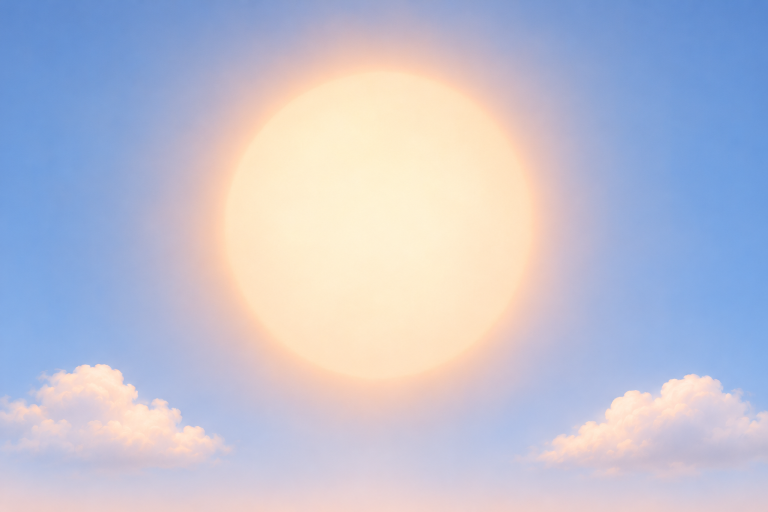
#> input picture sources/art/s17-sky/sc01-door-sun-v1.png, 1536 x 1024 px (shown at 1/2 size)
$ python -i post-cut.py   (imports and definitions only)
#> lines starting #> are read from the running program, lines starting #| are printed output that depends on the picture
"""The two kinds of file artcut.py's `background` job cannot make for pack s17-sky (run straight after the cut; the cut
spec build/tools/art/specs/s17-sky.cut.json names this script):

  1. door-sun.webp: the sun card, SC01 cover-cropped to 4:3 about its centre and stored at 960x720 (today's card is 640x480
     at assets/day/s12/door-sun.webp; 1.5x of that for sharp phones, never past the source). door-sun-full.webp (the
     cutter's 3:2 copy) is dropped once this exists: the card covers by CSS, and one file is enough.
  2. sky-sunny-tile.webp and sky-night-tile.webp: the door's sunny sky is also the farm photo game's sky, laid side by
     side (data/farm/photo.json, tile 3200); the night sky was asked for with joining edges too. The anchor's own edges
     differ by 12 RGB on average (the sun's haze sits on the right edge), so a copy is cross-faded 64 px with
     artlib.make_tileable (the last 64 columns blended into the first 64 and dropped: 1472x1024, seamless by
     construction). The full 1536-wide file stays for the door; a wiring sprint points photo.json at the -tile copy.

Both are recorded in assets/backgrounds/s17-sky/cut-data.json under "props" beside the cutter's own entries.
Usage, from the repo root:  python3 sources/art/s17-sky/post-cut.py
A request for a future tool change (in the landing report): `background` jobs that take a cover crop ("aspect") and a
"tile" option, so this script is not needed."""
import json, os, sys
from PIL import Image

HERE = os.path.dirname(os.path.abspath(__file__))
REPO = os.path.dirname(os.path.dirname(os.path.dirname(HERE)))
sys.path.insert(0, os.path.join(REPO, "build", "tools", "art"))
import artlib as L  # noqa: E402

SRC = HERE
OUT = os.path.join(REPO, "assets", "backgrounds", "s17-sky")
DATA = os.path.join(OUT, "cut-data.json")
Q = 86


def rel(p):
    return os.path.relpath(p, OUT).replace(os.sep, "/")


def sun_card(src, out, size=(960, 720)):
#> called with src = 'sc01-door-sun-v1.png', out = 'out.png', size = (960, 720)
    im = Image.open(os.path.join(SRC, src)).convert("RGB")
#> im is the input picture: PIL image 1536x1024 RGB; mean R, G, B 190.4, 191.9, 209.7
    W, H = im.size
#> W = 1536; H = 1024
    tw, th = size
    bw = round(H * tw / th)  # the 4:3 band of the 3:2 picture, full height, centred
#> bw = 1365
    ox = (W - bw) // 2
#> ox = 85
    card = im.crop((ox, 0, ox + bw, H)).resize((tw, th), Image.LANCZOS)
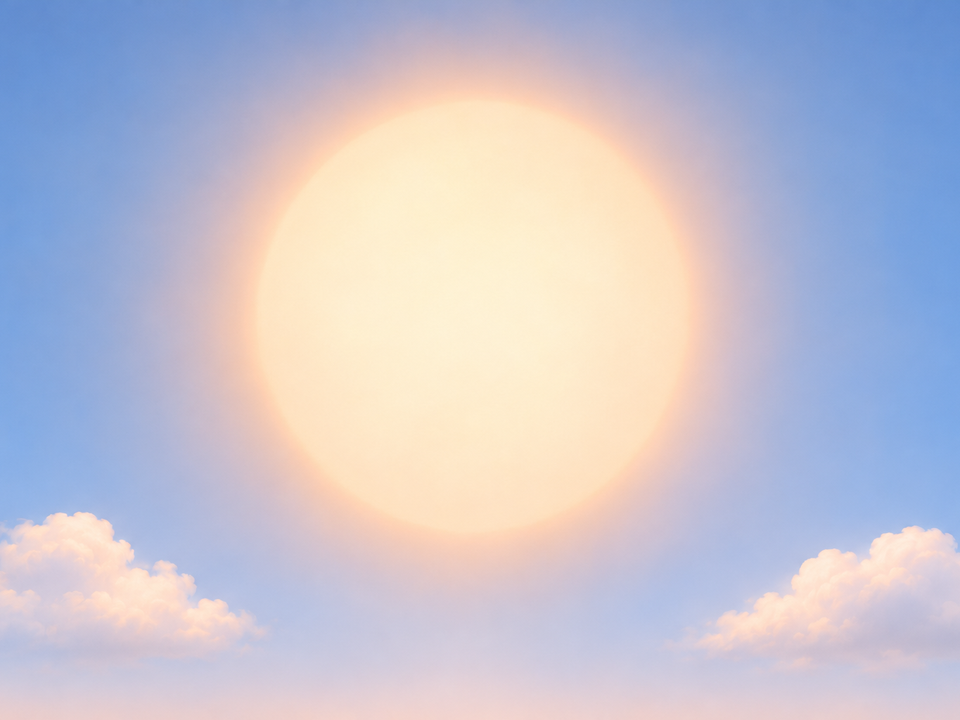
#> card: PIL image 960x720 RGB; mean R, G, B 196.9, 194.6, 208.3
    card.save(out, quality=Q, method=6)
    print("door-sun: %dx%d from columns %d..%d of %s (4:3 about the centre)" % (tw, th, ox, ox + bw, src))
#| door-sun: 960x720 from columns 85..1450 of sc01-door-sun-v1.png (4:3 about the centre)
    return {"file": rel(out), "size": [tw, th], "crop_x": ox, "src_band": [bw, H], "src": src}


def tile(src, out, ov=64):
    im = Image.open(os.path.join(SRC, src)).convert("RGB")
    before = L.seam_ratio(im)
    tl = L.make_tileable(im, ov).convert("RGB")
    tl.save(out, quality=Q, method=6)
    after = L.seam_ratio(tl)
    print("%s: seam ratio %.2f as drawn (%s), %.2f in the cross-faded -tile copy, %dx%d" % (os.path.basename(out), before, "seamless" if before <= 1.6 else "SEAM", after, tl.width, tl.height))
    return {"file": rel(out), "w": tl.width, "h": tl.height, "seam_before": round(before, 2), "seam_after": round(after, 2), "overlap": ov, "src": src}


def main():
    data = json.load(open(DATA))
    props = data.setdefault("props", {})
    props["door-sun"] = sun_card("sc01-door-sun-v1.png", os.path.join(OUT, "door-sun.webp"))
    full = os.path.join(OUT, "door-sun-full.webp")
    if os.path.exists(full):
        os.remove(full)
        props.pop("door-sun-full", None)
        print("door-sun-full.webp dropped (the 4:3 card is the one file)")
    props["sky-sunny-tile"] = tile("sd01-sky-day-sunny-v1.png", os.path.join(OUT, "sky-sunny-tile.webp"))
    props["sky-night-tile"] = tile("sn01-sky-night-v1.png", os.path.join(OUT, "sky-night-tile.webp"))
    data["_post"] = "door-sun (4:3 card) and the two -tile copies by sources/art/s17-sky/post-cut.py"
    with open(DATA, "w") as f:
        json.dump(data, f, indent=1, ensure_ascii=False)
        f.write("\n")
    return 0


# [2 lines not run here, left out]

>>> result = sun_card('sc01-door-sun-v1.png', 'out.png')

$ run again, on sources/art/s17-sky/sb01-sky-day-wide-v1.png
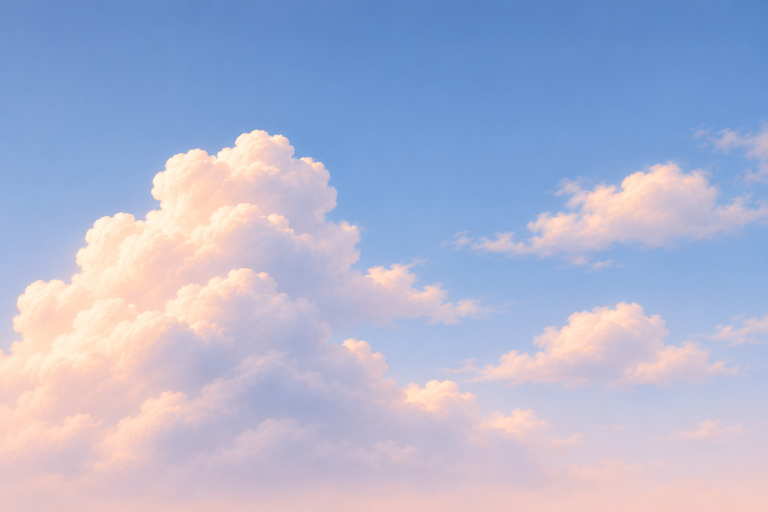
#> input picture sources/art/s17-sky/sb01-sky-day-wide-v1.png, 1536 x 1024 px (shown at 1/2 size)
#> in sun_card, im is the input picture: PIL image 1536x1024 RGB; mean R, G, B 172.7, 180.4, 209.2
#> in sun_card, `card = im.crop((ox, 0, ox + bw, H)).resize((tw, th), Image.LANCZOS)`:
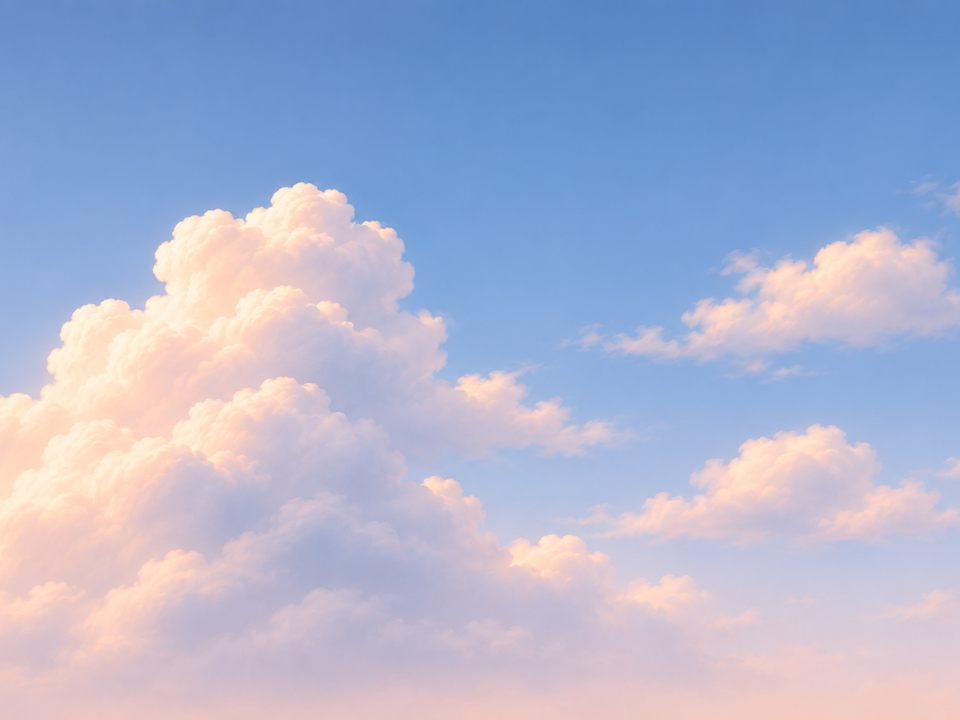
#> card: PIL image 960x720 RGB; mean R, G, B 172.9, 180.3, 208.9
#| door-sun: 960x720 from columns 85..1450 of sb01-sky-day-wide-v1.png (4:3 about the centre)

$ run again, on sources/art/s17-sky/sb02-sky-golden-wide-v1.png
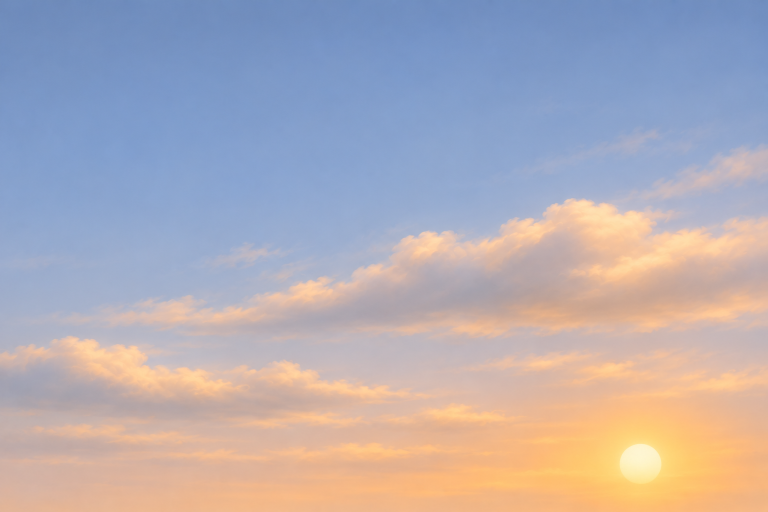
#> input picture sources/art/s17-sky/sb02-sky-golden-wide-v1.png, 1536 x 1024 px (shown at 1/2 size)
#> in sun_card, im is the input picture: PIL image 1536x1024 RGB; mean R, G, B 178.6, 172.4, 180.3
#> in sun_card, `card = im.crop((ox, 0, ox + bw, H)).resize((tw, th), Image.LANCZOS)`:
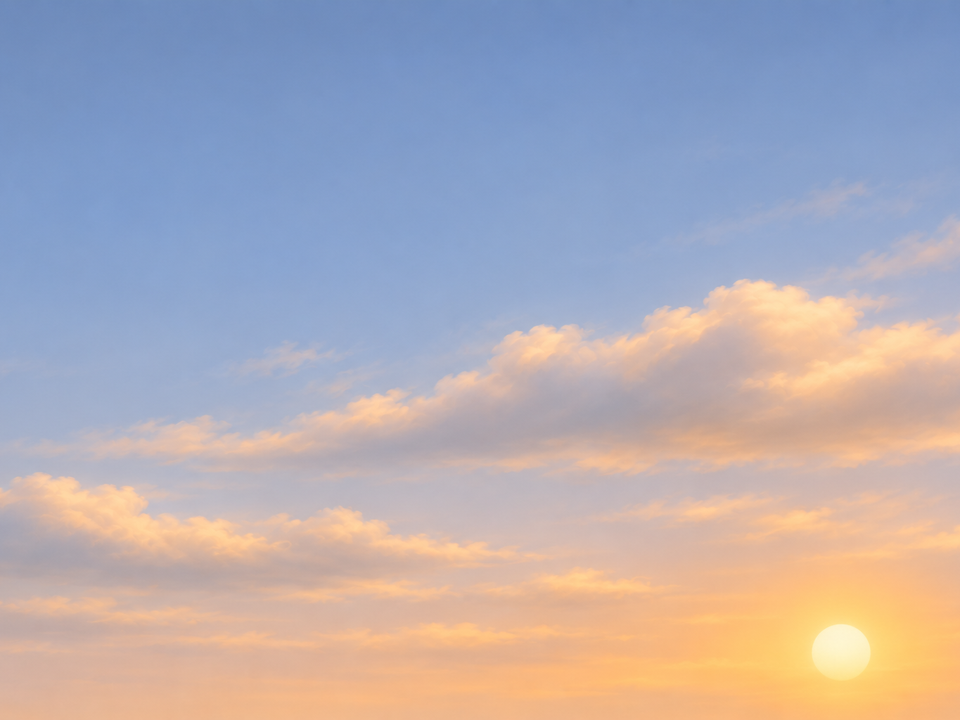
#> card: PIL image 960x720 RGB; mean R, G, B 179.1, 172.7, 180.2
#| door-sun: 960x720 from columns 85..1450 of sb02-sky-golden-wide-v1.png (4:3 about the centre)
